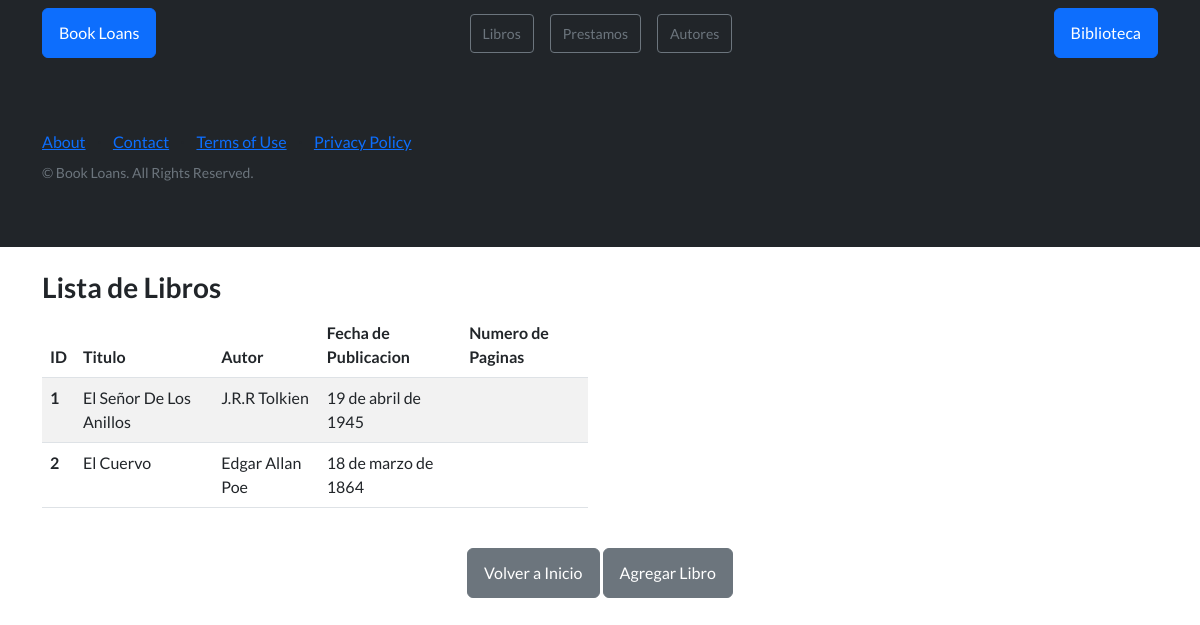
The page /book_loans/lista_libros/ on the database its author committed.
### book_loans/models.py (models this page shows, shortened)
class Libro(models.Model):
        titulo = models.CharField(max_length=50)
        autor = models.ForeignKey(Autor, on_delete=models.CASCADE)
        fecha_publicacion = models.DateField()
        genero = models.CharField(max_length=50)
        editorial = models.CharField(max_length=50)
        idioma = models.CharField(max_length=50)
        cantidad_paginas = models.IntegerField()

class Autor(models.Model):
    nombre = models.CharField(max_length=50)
    apellido = models.CharField(max_length=50, blank=True)
    fecha_nacimiento = models.DateField()
    fecha_defuncion = models.DateField(null=True, blank=True)
    nacionalidad = models.CharField(max_length=50)
    def __str__(self):
        return f'{self.nombre} {self.apellido}'

### book_loans/views.py (the view)
# urls.py: path('lista_libros/', lista_libros, name='lista_libros'),
def lista_libros(req: HttpRequest):
    libros = Libro.objects.all()
    return render(req, 'lista_de_libros.html', {'libros': libros})

### book_loans/templates/lista_de_libros.html
{% include "base.html" %} {% block contenidoDinamico %}
<div class="container-md">
  <div class="row align-items-start">
    <div class="col-6">
      <h3 class="h3 mt-4">Lista de Libros</h3>
      <table class="table table-striped">
        <thead>
          <tr>
            <th scope="col">ID</th>
            <th scope="col">Titulo</th>
            <th scope="col">Autor</th>
            <th scope="col">Fecha de Publicacion</th>
            <th scope="col">Numero de Paginas</th>
          </tr>
        </thead>
        <tbody>
          {% for libro in libros %}
          <tr>
            <th scope="row">{{libro.id}}</th>
            <td>{{libro.titulo}}</td>
            <td>{{libro.autor}}</td>
            <td>{{libro.fecha_publicacion}}</td>
            <td>{{libro.numero_paginas}}</td>
          </tr>
          {% endfor %}
        </tbody>
      </table>
    </div>
  </div>
  <div class="align-content-center text-center">
    <a class="btn btn-secondary mb-4 mt-4" href="../">Volver a Inicio</a>
    <a class="btn btn-secondary mb-4 mt-4" href="{% url 'nuevo_libro' %}"
      >Agregar Libro</a
    >
  </div>
</div>
{% endblock contenidoDinamico %}

### rows shown on the page
Libro: id "1", titulo "El Señor De Los Anillos", autor "J.R.R Tolkien", fecha_publicacion "19 de abril de 1945"
Libro: id "2", titulo "El Cuervo", autor "Edgar Allan Poe", fecha_publicacion "18 de marzo de 1864"
